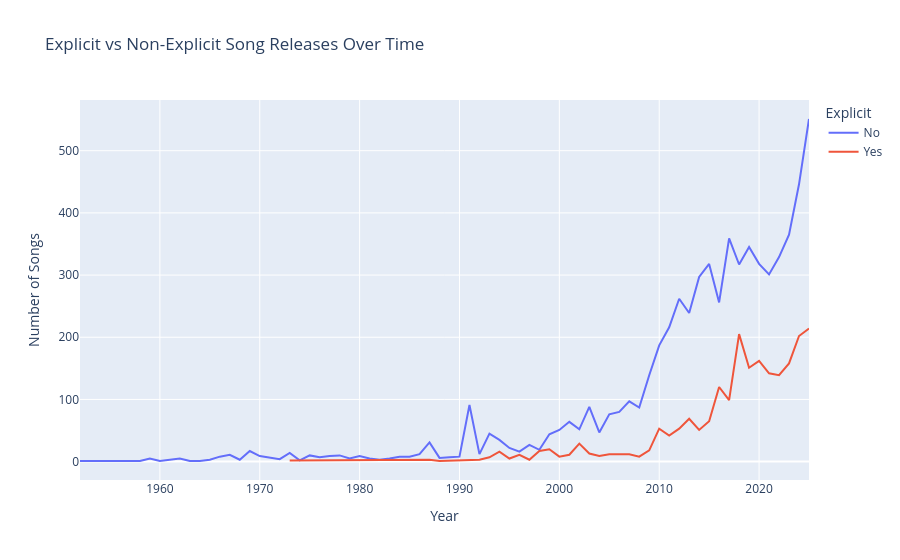

The notebook cell saved with this chart:
### Markdown cell above
### 4.4 Has explicit content grown over the years?

The temporal evolution is broken down separating explicit from non-explicit songs.

### Code cell
# The time chart can be improved by grouping releases into categories
# to see the evolution of explicit vs non-explicit songs.

df['explicit_label'] = df['explicit'].map({True: 'Yes', False: 'No'})

# Count songs per year by explicit label
df_year_explicit = (
    df.groupby(['year', 'explicit_label'])
    .size()
    .reset_index(name='count')
)

fig = px.line(df_year_explicit, x='year', y='count', color='explicit_label',
              title='Explicit vs Non-Explicit Song Releases Over Time',
              labels={'year': 'Year', 'count': 'Number of Songs', 'explicit_label': 'Explicit'})
fig.show()
fig.write_image('explicito_por_ano.png')

### Figure 1 — Plotly figure (JSON) as saved in the notebook; plotly's stock layout.template omitted (floating-point values rounded to 4 significant figures)
{"data": [{"hovertemplate": "Explicit=No<br>Year=%{x}<br>Number of Songs=%{y}<extra></extra>", "legendgroup": "No", "line": {"color": "#636efa", "dash": "solid"}, "marker": {"symbol": "circle"}, "mode": "lines", "name": "No", "orientation": "v", "showlegend": true, "type": "scatter", "x": [1952, 1958, 1959, 1960, 1962, 1963, 1964, 1965, 1966, 1967, 1968, 1969, 1970, 1971, 1972, 1973, 1974, 1975, 1976, 1977, 1978, 1979, 1980, 1981, 1982, 1983, 1984, 1985, 1986, 1987, 1988, 1989, 1990, 1991, 1992, 1993, 1994, 1995, 1996, 1997, 1998, 1999, 2000, 2001, 2002, 2003, 2004, 2005, 2006, 2007, 2008, 2009, 2010, 2011, 2012, 2013, 2014, 2015, 2016, 2017, 2018, 2019, 2020, 2021, 2022, 2023, 2024, 2025], "xaxis": "x", "y": [1, 1, 5, 1, 5, 1, 1, 3, 8, 11, 3, 17, 9, 7, 4, 14, 2, 10, 7, 9, 10, 5, 9, 5, 3, 5, 8, 8, 12, 31, 6, 7, 8, 91, 12, 45, 35, 22, 16, 27, 19, 44, 51, 64, 52, 88, 47, 76, 80, 97, 87, 139, 187, 216, 262, 239, 297, 318, 256, 359, 317, 345, 318, 301, 329, 365, 446, 551], "yaxis": "y"}, {"hovertemplate": "Explicit=Yes<br>Year=%{x}<br>Number of Songs=%{y}<extra></extra>", "legendgroup": "Yes", "line": {"color": "#EF553B", "dash": "solid"}, "marker": {"symbol": "circle"}, "mode": "lines", "name": "Yes", "orientation": "v", "showlegend": true, "type": "scatter", "x": [1973, 1987, 1988, 1991, 1992, 1993, 1994, 1995, 1996, 1997, 1998, 1999, 2000, 2001, 2002, 2003, 2004, 2005, 2006, 2007, 2008, 2009, 2010, 2011, 2012, 2013, 2014, 2015, 2016, 2017, 2018, 2019, 2020, 2021, 2022, 2023, 2024, 2025], "xaxis": "x", "y": [2, 3, 1, 3, 3, 7, 16, 5, 11, 3, 17, 20, 8, 11, 29, 13, 9, 12, 12, 12, 8, 18, 53, 42, 53, 69, 51, 65, 120, 99, 205, 151, 162, 142, 139, 158, 202, 214], "yaxis": "y"}], "layout": {"legend": {"title": {"text": "Explicit"}, "tracegroupgap": 0}, "title": {"text": "Explicit vs Non-Explicit Song Releases Over Time"}, "xaxis": {"anchor": "y", "domain": [0, 1], "title": {"text": "Year"}}, "yaxis": {"anchor": "x", "domain": [0, 1], "title": {"text": "Number of Songs"}}}}
